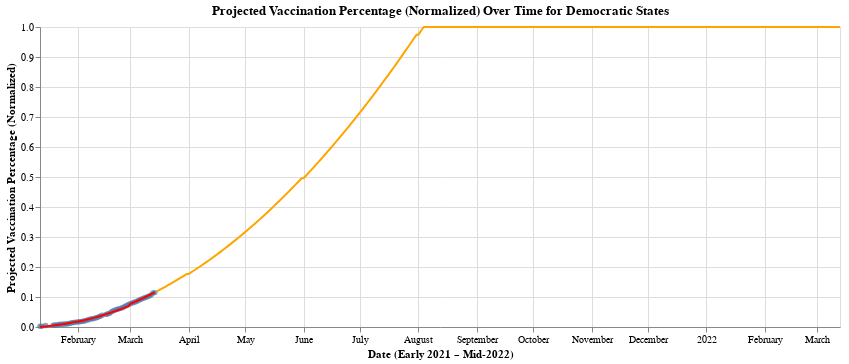

The notebook cell this image was saved under:
### Markdown cell above
The above visualization shows the Democratic vaccination percentages (blue dots), as well as the linear regression fit to this data (red line). As we can see, the model predictions are pretty accurate, with a test error of 0.0026 (0.26%). This is great news, but we also want to be on the lookout for possible signs of the model being overfit to the data. This will be hard to determine, however, as the available vaccination data is limited. Based on this, we can continue with the herd immunity projections for Democratic states.

### Code cell
# predict when the democratic set will reach herd immunity percentages
# get the latest observation date and increment it by one
latest_covid_date = df_ml_democrat.index[-1]

# build a dataframe to contain the next year of predictions PAST the last date for observations
df_democrat_vaccination_predictions = pd.date_range(start=latest_covid_date + pd.Timedelta(days=1), end=latest_covid_date + pd.Timedelta(weeks=52), freq="D").to_frame(name="date_decimal")
df_democrat_vaccination_predictions["date_decimal"] = df_democrat_vaccination_predictions.index.year + (30 * (df_democrat_vaccination_predictions.index.month - 1) + df_democrat_vaccination_predictions.index.day) / 365

# run the predictions
df_democrat_vaccination_predictions["pred_vaccinated_normalized"] = pipeline.predict(df_democrat_vaccination_predictions[["date_decimal"]])

# replace any predictions that are greater than 1.0
df_democrat_vaccination_predictions.loc[df_democrat_vaccination_predictions["pred_vaccinated_normalized"] > 1.0, "pred_vaccinated_normalized"] = 1.0

# plot said predictions
linePredicted = Chart(df_democrat_vaccination_predictions.reset_index()).mark_line(color='orange').encode(
    x=X("index:T", title="Date (Early 2021 – Mid-2022)"),
    y=Y("pred_vaccinated_normalized", title="Projected Vaccination Percentage (Normalized)")
).properties(
    title="Projected Vaccination Percentage (Normalized) Over Time for Democratic States"
)
scatter + line + linePredicted

### Figure 1 — Vega-Lite specification as saved in the notebook (floating-point values rounded to 4 significant figures; data arrays with more than 128 entries replaced by an {"elided": "..."} marker saying what was removed)
{"config": {"view": {"continuousWidth": 400, "continuousHeight": 300}}, "layer": [{"data": {"name": "data-04eb42a4cc8dc12748b5075edc9c2ec5"}, "mark": "circle", "encoding": {"x": {"type": "temporal", "field": "date"}, "y": {"type": "quantitative", "field": "count_fully_vaccinated_normalized"}}, "height": 300, "width": 800}, {"data": {"name": "data-adda51a163aa40a8cad1f189090fb162"}, "mark": {"type": "line", "color": "red"}, "encoding": {"x": {"type": "temporal", "field": "date"}, "y": {"type": "quantitative", "field": "prediction"}}}, {"data": {"name": "data-d20ef9de63d407e8767655c15d3f44c1"}, "mark": {"type": "line", "color": "orange"}, "encoding": {"x": {"type": "temporal", "field": "index", "title": "Date (Early 2021 – Mid-2022)"}, "y": {"type": "quantitative", "field": "pred_vaccinated_normalized", "title": "Projected Vaccination Percentage (Normalized)"}}, "title": "Projected Vaccination Percentage (Normalized) Over Time for Democratic States"}], "$schema": "https://vega.github.io/schema/vega-lite/v4.8.1.json", "datasets": {"data-04eb42a4cc8dc12748b5075edc9c2ec5": [{"date": "2021-01-12T00:00:00", "count_fully_vaccinated": 401200.0, "population": 185300000.0, "count_fully_vaccinated_normalized": 0.002165}, {"date": "2021-01-13T00:00:00", "count_fully_vaccinated": 523300.0, "population": 185300000.0, "count_fully_vaccinated_normalized": 0.002823}, {"date": "2021-01-15T00:00:00", "count_fully_vaccinated": 878000.0, "population": 185300000.0, "count_fully_vaccinated_normalized": 0.004737}, {"date": "2021-01-19T00:00:00", "count_fully_vaccinated": 1121000.0, "population": 185300000.0, "count_fully_vaccinated_normalized": 0.006048}, {"date": "2021-01-20T00:00:00", "count_fully_vaccinated": 1195000.0, "population": 185300000.0, "count_fully_vaccinated_normalized": 0.00645}, {"date": "2021-01-21T00:00:00", "count_fully_vaccinated": 1312000.0, "population": 185300000.0, "count_fully_vaccinated_normalized": 0.007081}, {"date": "2021-01-22T00:00:00", "count_fully_vaccinated": 1502000.0, "population": 185300000.0, "count_fully_vaccinated_normalized": 0.008104}, {"date": "2021-01-23T00:00:00", "count_fully_vaccinated": 1637000.0, "population": 185300000.0, "count_fully_vaccinated_normalized": 0.008832}, {"date": "2021-01-24T00:00:00", "count_fully_vaccinated": 1740000.0, "population": 185300000.0, "count_fully_vaccinated_normalized": 0.009389}, {"date": "2021-01-25T00:00:00", "count_fully_vaccinated": 1818000.0, "population": 185300000.0, "count_fully_vaccinated_normalized": 0.009811}, {"date": "2021-01-26T00:00:00", "count_fully_vaccinated": 1892000.0, "population": 185300000.0, "count_fully_vaccinated_normalized": 0.01021}, {"date": "2021-01-27T00:00:00", "count_fully_vaccinated": 2066000.0, "population": 185300000.0, "count_fully_vaccinated_normalized": 0.01115}, {"date": "2021-01-28T00:00:00", "count_fully_vaccinated": 2285000.0, "population": 185300000.0, "count_fully_vaccinated_normalized": 0.01233}, {"date": "2021-01-29T00:00:00", "count_fully_vaccinated": 2560000.0, "population": 185300000.0, "count_fully_vaccinated_normalized": 0.01382}, {"date": "2021-01-30T00:00:00", "count_fully_vaccinated": 2799000.0, "population": 185300000.0, "count_fully_vaccinated_normalized": 0.0151}, {"date": "2021-01-31T00:00:00", "count_fully_vaccinated": 3012000.0, "population": 185300000.0, "count_fully_vaccinated_normalized": 0.01625}, {"date": "2021-02-01T00:00:00", "count_fully_vaccinated": 3148000.0, "population": 185300000.0, "count_fully_vaccinated_normalized": 0.01698}, {"date": "2021-02-02T00:00:00", "count_fully_vaccinated": 3226000.0, "population": 185300000.0, "count_fully_vaccinated_normalized": 0.01741}, {"date": "2021-02-03T00:00:00", "count_fully_vaccinated": 3360000.0, "population": 185300000.0, "count_fully_vaccinated_normalized": 0.01813}, {"date": "2021-02-04T00:00:00", "count_fully_vaccinated": 3561000.0, "population": 185300000.0, "count_fully_vaccinated_normalized": 0.01921}, {"date": "2021-02-05T00:00:00", "count_fully_vaccinated": 3849000.0, "population": 185300000.0, "count_fully_vaccinated_normalized": 0.02076}, {"date": "2021-02-06T00:00:00", "count_fully_vaccinated": 4245000.0, "population": 185300000.0, "count_fully_vaccinated_normalized": 0.0229}, {"date": "2021-02-07T00:00:00", "count_fully_vaccinated": 4668000.0, "population": 185300000.0, "count_fully_vaccinated_normalized": 0.02519}, {"date": "2021-02-08T00:00:00", "count_fully_vaccinated": 4887000.0, "population": 185300000.0, "count_fully_vaccinated_normalized": 0.02637}, {"date": "2021-02-09T00:00:00", "count_fully_vaccinated": 5045000.0, "population": 185300000.0, "count_fully_vaccinated_normalized": 0.02722}, {"date": "2021-02-10T00:00:00", "count_fully_vaccinated": 5368000.0, "population": 185300000.0, "count_fully_vaccinated_normalized": 0.02896}, {"date": "2021-02-11T00:00:00", "count_fully_vaccinated": 5737000.0, "population": 185300000.0, "count_fully_vaccinated_normalized": 0.03096}, {"date": "2021-02-12T00:00:00", "count_fully_vaccinated": 6147000.0, "population": 185300000.0, "count_fully_vaccinated_normalized": 0.03317}, {"date": "2021-02-13T00:00:00", "count_fully_vaccinated": 6660000.0, "population": 185300000.0, "count_fully_vaccinated_normalized": 0.03594}, {"date": "2021-02-14T00:00:00", "count_fully_vaccinated": 7215000.0, "population": 185300000.0, "count_fully_vaccinated_normalized": 0.03893}, {"date": "2021-02-16T00:00:00", "count_fully_vaccinated": 7798000.0, "population": 185300000.0, "count_fully_vaccinated_normalized": 0.04207}, {"date": "2021-02-17T00:00:00", "count_fully_vaccinated": 8062000.0, "population": 185300000.0, "count_fully_vaccinated_normalized": 0.0435}, {"date": "2021-02-18T00:00:00", "count_fully_vaccinated": 8481000.0, "population": 185300000.0, "count_fully_vaccinated_normalized": 0.04576}, {"date": "2021-02-19T00:00:00", "count_fully_vaccinated": 9437000.0, "population": 185300000.0, "count_fully_vaccinated_normalized": 0.05092}, {"date": "2021-02-20T00:00:00", "count_fully_vaccinated": 9991000.0, "population": 185300000.0, "count_fully_vaccinated_normalized": 0.05391}, {"date": "2021-02-21T00:00:00", "count_fully_vaccinated": 10550000.0, "population": 185300000.0, "count_fully_vaccinated_normalized": 0.05691}, {"date": "2021-02-22T00:00:00", "count_fully_vaccinated": 10920000.0, "population": 185300000.0, "count_fully_vaccinated_normalized": 0.05894}, {"date": "2021-02-23T00:00:00", "count_fully_vaccinated": 11200000.0, "population": 185300000.0, "count_fully_vaccinated_normalized": 0.06045}, {"date": "2021-02-24T00:00:00", "count_fully_vaccinated": 11560000.0, "population": 185300000.0, "count_fully_vaccinated_normalized": 0.06238}, {"date": "2021-02-25T00:00:00", "count_fully_vaccinated": 12040000.0, "population": 185300000.0, "count_fully_vaccinated_normalized": 0.06495}, {"date": "2021-02-26T00:00:00", "count_fully_vaccinated": 12650000.0, "population": 185300000.0, "count_fully_vaccinated_normalized": 0.06824}, {"date": "2021-02-27T00:00:00", "count_fully_vaccinated": 13290000.0, "population": 185300000.0, "count_fully_vaccinated_normalized": 0.07172}, {"date": "2021-02-28T00:00:00", "count_fully_vaccinated": 13900000.0, "population": 185300000.0, "count_fully_vaccinated_normalized": 0.07498}, {"date": "2021-03-01T00:00:00", "count_fully_vaccinated": 14410000.0, "population": 185300000.0, "count_fully_vaccinated_normalized": 0.07773}, {"date": "2021-03-02T00:00:00", "count_fully_vaccinated": 14810000.0, "population": 185300000.0, "count_fully_vaccinated_normalized": 0.07988}, {"date": "2021-03-03T00:00:00", "count_fully_vaccinated": 15230000.0, "population": 185300000.0, "count_fully_vaccinated_normalized": 0.08218}, {"date": "2021-03-04T00:00:00", "count_fully_vaccinated": 15660000.0, "population": 185300000.0, "count_fully_vaccinated_normalized": 0.08451}, {"date": "2021-03-05T00:00:00", "count_fully_vaccinated": 16200000.0, "population": 185300000.0, "count_fully_vaccinated_normalized": 0.08741}, {"date": "2021-03-06T00:00:00", "count_fully_vaccinated": 16810000.0, "population": 185300000.0, "count_fully_vaccinated_normalized": 0.09069}, {"date": "2021-03-07T00:00:00", "count_fully_vaccinated": 17320000.0, "population": 185300000.0, "count_fully_vaccinated_normalized": 0.09346}, {"date": "2021-03-08T00:00:00", "count_fully_vaccinated": 17830000.0, "population": 185300000.0, "count_fully_vaccinated_normalized": 0.09622}, {"date": "2021-03-09T00:00:00", "count_fully_vaccinated": 18190000.0, "population": 185300000.0, "count_fully_vaccinated_normalized": 0.09813}, {"date": "2021-03-10T00:00:00", "count_fully_vaccinated": 18620000.0, "population": 185300000.0, "count_fully_vaccinated_normalized": 0.1005}, {"date": "2021-03-11T00:00:00", "count_fully_vaccinated": 19190000.0, "population": 185300000.0, "count_fully_vaccinated_normalized": 0.1035}, {"date": "2021-03-12T00:00:00", "count_fully_vaccinated": 19810000.0, "population": 185300000.0, "count_fully_vaccinated_normalized": 0.1069}, {"date": "2021-03-13T00:00:00", "count_fully_vaccinated": 20960000.0, "population": 185300000.0, "count_fully_vaccinated_normalized": 0.1131}, {"date": "2021-03-14T00:00:00", "count_fully_vaccinated": 21240000.0, "population": 185300000.0, "count_fully_vaccinated_normalized": 0.1146}], "data-adda51a163aa40a8cad1f189090fb162": [{"date": "2021-01-12T00:00:00", "prediction": 0.0003113}, {"date": "2021-01-13T00:00:00", "prediction": 0.0008189}, {"date": "2021-01-15T00:00:00", "prediction": 0.001967}, {"date": "2021-01-19T00:00:00", "prediction": 0.004795}, {"date": "2021-01-20T00:00:00", "prediction": 0.005613}, {"date": "2021-01-21T00:00:00", "prediction": 0.006475}, {"date": "2021-01-22T00:00:00", "prediction": 0.007382}, {"date": "2021-01-23T00:00:00", "prediction": 0.008332}, {"date": "2021-01-24T00:00:00", "prediction": 0.009328}, {"date": "2021-01-25T00:00:00", "prediction": 0.01037}, {"date": "2021-01-26T00:00:00", "prediction": 0.01145}, {"date": "2021-01-27T00:00:00", "prediction": 0.01258}, {"date": "2021-01-28T00:00:00", "prediction": 0.01375}, {"date": "2021-01-29T00:00:00", "prediction": 0.01497}, {"date": "2021-01-30T00:00:00", "prediction": 0.01623}, {"date": "2021-01-31T00:00:00", "prediction": 0.01753}, {"date": "2021-02-01T00:00:00", "prediction": 0.01753}, {"date": "2021-02-02T00:00:00", "prediction": 0.01888}, {"date": "2021-02-03T00:00:00", "prediction": 0.02028}, {"date": "2021-02-04T00:00:00", "prediction": 0.02172}, {"date": "2021-02-05T00:00:00", "prediction": 0.0232}, {"date": "2021-02-06T00:00:00", "prediction": 0.02473}, {"date": "2021-02-07T00:00:00", "prediction": 0.0263}, {"date": "2021-02-08T00:00:00", "prediction": 0.02791}, {"date": "2021-02-09T00:00:00", "prediction": 0.02957}, {"date": "2021-02-10T00:00:00", "prediction": 0.03128}, {"date": "2021-02-11T00:00:00", "prediction": 0.03302}, {"date": "2021-02-12T00:00:00", "prediction": 0.03482}, {"date": "2021-02-13T00:00:00", "prediction": 0.03665}, {"date": "2021-02-14T00:00:00", "prediction": 0.03854}, {"date": "2021-02-16T00:00:00", "prediction": 0.04243}, {"date": "2021-02-17T00:00:00", "prediction": 0.04445}, {"date": "2021-02-18T00:00:00", "prediction": 0.04651}, {"date": "2021-02-19T00:00:00", "prediction": 0.04861}, {"date": "2021-02-20T00:00:00", "prediction": 0.05076}, {"date": "2021-02-21T00:00:00", "prediction": 0.05295}, {"date": "2021-02-22T00:00:00", "prediction": 0.05518}, {"date": "2021-02-23T00:00:00", "prediction": 0.05746}, {"date": "2021-02-24T00:00:00", "prediction": 0.05979}, {"date": "2021-02-25T00:00:00", "prediction": 0.06216}, {"date": "2021-02-26T00:00:00", "prediction": 0.06457}, {"date": "2021-02-27T00:00:00", "prediction": 0.06703}, {"date": "2021-02-28T00:00:00", "prediction": 0.06953}, {"date": "2021-03-01T00:00:00", "prediction": 0.0773}, {"date": "2021-03-02T00:00:00", "prediction": 0.07998}, {"date": "2021-03-03T00:00:00", "prediction": 0.0827}, {"date": "2021-03-04T00:00:00", "prediction": 0.08547}, {"date": "2021-03-05T00:00:00", "prediction": 0.08828}, {"date": "2021-03-06T00:00:00", "prediction": 0.09114}, {"date": "2021-03-07T00:00:00", "prediction": 0.09404}, {"date": "2021-03-08T00:00:00", "prediction": 0.09699}, {"date": "2021-03-09T00:00:00", "prediction": 0.09998}, {"date": "2021-03-10T00:00:00", "prediction": 0.103}, {"date": "2021-03-11T00:00:00", "prediction": 0.1061}, {"date": "2021-03-12T00:00:00", "prediction": 0.1092}, {"date": "2021-03-13T00:00:00", "prediction": 0.1124}, {"date": "2021-03-14T00:00:00", "prediction": 0.1156}], "data-d20ef9de63d407e8767655c15d3f44c1": {"elided": "364 records"}}}
